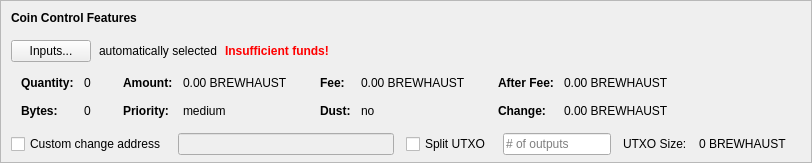
    <widget class="QFrame" name="frameCoinControl">
     <property name="sizePolicy">
      <sizepolicy hsizetype="Expanding" vsizetype="Expanding">
       <horstretch>0</horstretch>
       <verstretch>0</verstretch>
      </sizepolicy>
     </property>
     <property name="maximumSize">
      <size>
       <width>16777215</width>
       <height>16777215</height>
      </size>
     </property>
     <property name="frameShape">
      <enum>QFrame::StyledPanel</enum>
     </property>
     <property name="frameShadow">
      <enum>QFrame::Sunken</enum>
     </property>
     <layout class="QVBoxLayout" name="verticalLayoutCoinControl2">
      <property name="spacing">
       <number>0</number>
      </property>
      <property name="leftMargin">
       <number>0</number>
      </property>
      <property name="topMargin">
       <number>0</number>
      </property>
      <property name="rightMargin">
       <number>0</number>
      </property>
      <property name="bottomMargin">
       <number>6</number>
      </property>
      <item>
       <layout class="QVBoxLayout" name="verticalLayoutCoinControl" stretch="0,0,0,0,1">
        <property name="spacing">
         <number>0</number>
        </property>
        <property name="leftMargin">
         <number>10</number>
        </property>
        <property name="topMargin">
         <number>10</number>
        </property>
        <item>
         <layout class="QHBoxLayout" name="horizontalLayoutCoinControl1">
          <property name="bottomMargin">
           <number>15</number>
          </property>
          <item>
           <widget class="QLabel" name="labelCoinControlFeatures">
            <property name="sizePolicy">
             <sizepolicy hsizetype="Preferred" vsizetype="Maximum">
              <horstretch>0</horstretch>
              <verstretch>0</verstretch>
             </sizepolicy>
            </property>
            <property name="font">
             <font>
              <weight>75</weight>
              <bold>true</bold>
             </font>
            </property>
            <property name="styleSheet">
             <string notr="true">font-weight:bold;</string>
            </property>
            <property name="text">
             <string>Coin Control Features</string>
            </property>
           </widget>
          </item>
         </layout>
        </item>
        <item>
         <layout class="QHBoxLayout" name="horizontalLayoutCoinControl2" stretch="0,0,0,0">
          <property name="spacing">
           <number>8</number>
          </property>
          <property name="bottomMargin">
           <number>10</number>
          </property>
          <item>
           <widget class="QPushButton" name="pushButtonCoinControl">
            <property name="styleSheet">
             <string notr="true"/>
            </property>
            <property name="text">
             <string>Inputs...</string>
            </property>
            <property name="autoDefault">
             <bool>false</bool>
            </property>
           </widget>
          </item>
          <item>
           <widget class="QLabel" name="labelCoinControlAutomaticallySelected">
            <property name="text">
             <string>automatically selected</string>
            </property>
            <property name="margin">
             <number>5</number>
            </property>
           </widget>
          </item>
          <item>
           <widget class="QLabel" name="labelCoinControlInsuffFunds">
            <property name="font">
             <font>
              <weight>75</weight>
              <bold>true</bold>
             </font>
            </property>
            <property name="styleSheet">
             <string notr="true">color:red;font-weight:bold;</string>
            </property>
            <property name="text">
             <string>Insufficient funds!</string>
            </property>
            <property name="margin">
             <number>5</number>
            </property>
           </widget>
          </item>
          <item>
           <spacer name="horizontalSpacerCoinControl">
            <property name="orientation">
             <enum>Qt::Horizontal</enum>
            </property>
            <property name="sizeHint" stdset="0">
             <size>
              <width>40</width>
              <height>1</height>
             </size>
            </property>
           </spacer>
          </item>
         </layout>
        </item>
        <item>
         <widget class="QWidget" name="widgetCoinControl" native="true">
          <property name="sizePolicy">
           <sizepolicy hsizetype="Preferred" vsizetype="Preferred">
            <horstretch>0</horstretch>
            <verstretch>0</verstretch>
           </sizepolicy>
          </property>
          <property name="minimumSize">
           <size>
            <width>0</width>
            <height>0</height>
           </size>
          </property>
          <property name="styleSheet">
           <string notr="true"/>
          </property>
          <layout class="QHBoxLayout" name="horizontalLayoutCoinControl5">
           <property name="leftMargin">
            <number>0</number>
           </property>
           <property name="topMargin">
            <number>0</number>
           </property>
           <property name="rightMargin">
            <number>0</number>
           </property>
           <property name="bottomMargin">
            <number>0</number>
           </property>
           <item>
            <layout class="QHBoxLayout" name="horizontalLayoutCoinControl3" stretch="0,0,0,1">
             <property name="spacing">
              <number>20</number>
             </property>
             <property name="topMargin">
              <number>0</number>
             </property>
             <property name="bottomMargin">
              <number>10</number>
             </property>
             <item>
              <layout class="QFormLayout" name="formLayoutCoinControl1">
               <property name="horizontalSpacing">
                <number>10</number>
               </property>
               <property name="verticalSpacing">
                <number>14</number>
               </property>
               <property name="leftMargin">
                <number>10</number>
               </property>
               <property name="topMargin">
                <number>4</number>
               </property>
               <property name="rightMargin">
                <number>6</number>
               </property>
               <item row="0" column="0">
                <widget class="QLabel" name="labelCoinControlQuantityText">
                 <property name="font">
                  <font>
                   <weight>75</weight>
                   <bold>true</bold>
                  </font>
                 </property>
                 <property name="text">
                  <string>Quantity:</string>
                 </property>
                 <property name="margin">
                  <number>0</number>
                 </property>
                </widget>
               </item>
               <item row="0" column="1">
                <widget class="QLabel" name="labelCoinControlQuantity">
                 <property name="cursor">
                  <cursorShape>IBeamCursor</cursorShape>
                 </property>
                 <property name="contextMenuPolicy">
                  <enum>Qt::ActionsContextMenu</enum>
                 </property>
                 <property name="text">
                  <string notr="true">0</string>
                 </property>
                 <property name="margin">
                  <number>0</number>
                 </property>
                 <property name="textInteractionFlags">
                  <set>Qt::LinksAccessibleByMouse|Qt::TextSelectableByKeyboard|Qt::TextSelectableByMouse</set>
                 </property>
                </widget>
               </item>
               <item row="1" column="0">
                <widget class="QLabel" name="labelCoinControlBytesText">
                 <property name="font">
                  <font>
                   <weight>75</weight>
                   <bold>true</bold>
                  </font>
                 </property>
                 <property name="text">
                  <string>Bytes:</string>
                 </property>
                </widget>
               </item>
               <item row="1" column="1">
                <widget class="QLabel" name="labelCoinControlBytes">
                 <property name="cursor">
                  <cursorShape>IBeamCursor</cursorShape>
                 </property>
                 <property name="contextMenuPolicy">
                  <enum>Qt::ActionsContextMenu</enum>
                 </property>
                 <property name="text">
                  <string notr="true">0</string>
                 </property>
                 <property name="textInteractionFlags">
                  <set>Qt::LinksAccessibleByMouse|Qt::TextSelectableByKeyboard|Qt::TextSelectableByMouse</set>
                 </property>
                </widget>
               </item>
              </layout>
             </item>
             <item>
              <layout class="QFormLayout" name="formLayoutCoinControl2">
               <property name="horizontalSpacing">
                <number>10</number>
               </property>
               <property name="verticalSpacing">
                <number>14</number>
               </property>
               <property name="leftMargin">
                <number>6</number>
               </property>
               <property name="topMargin">
                <number>4</number>
               </property>
               <property name="rightMargin">
                <number>6</number>
               </property>
               <item row="0" column="0">
                <widget class="QLabel" name="labelCoinControlAmountText">
                 <property name="font">
                  <font>
                   <weight>75</weight>
                   <bold>true</bold>
                  </font>
                 </property>
                 <property name="text">
                  <string>Amount:</string>
                 </property>
                 <property name="margin">
                  <number>0</number>
                 </property>
                </widget>
               </item>
               <item row="0" column="1">
                <widget class="QLabel" name="labelCoinControlAmount">
                 <property name="cursor">
                  <cursorShape>IBeamCursor</cursorShape>
                 </property>
                 <property name="contextMenuPolicy">
                  <enum>Qt::ActionsContextMenu</enum>
                 </property>
                 <property name="text">
                  <string notr="true">0.00 BREWHAUST</string>
                 </property>
                 <property name="textInteractionFlags">
                  <set>Qt::LinksAccessibleByMouse|Qt::TextSelectableByKeyboard|Qt::TextSelectableByMouse</set>
                 </property>
                </widget>
               </item>
               <item row="1" column="0">
                <widget class="QLabel" name="labelCoinControlPriorityText">
                 <property name="font">
                  <font>
                   <weight>75</weight>
                   <bold>true</bold>
                  </font>
                 </property>
                 <property name="text">
                  <string>Priority:</string>
                 </property>
                </widget>
               </item>
               <item row="1" column="1">
                <widget class="QLabel" name="labelCoinControlPriority">
                 <property name="cursor">
                  <cursorShape>IBeamCursor</cursorShape>
                 </property>
                 <property name="contextMenuPolicy">
                  <enum>Qt::ActionsContextMenu</enum>
                 </property>
                 <property name="text">
                  <string>medium</string>
                 </property>
                 <property name="textInteractionFlags">
                  <set>Qt::LinksAccessibleByMouse|Qt::TextSelectableByKeyboard|Qt::TextSelectableByMouse</set>
                 </property>
                </widget>
               </item>
              </layout>
             </item>
             <item>
              <layout class="QFormLayout" name="formLayoutCoinControl3">
               <property name="horizontalSpacing">
                <number>10</number>
               </property>
               <property name="verticalSpacing">
                <number>14</number>
               </property>
               <property name="leftMargin">
                <number>6</number>
               </property>
               <property name="topMargin">
                <number>4</number>
               </property>
               <property name="rightMargin">
                <number>6</number>
               </property>
               <item row="0" column="0">
                <widget class="QLabel" name="labelCoinControlFeeText">
                 <property name="font">
                  <font>
                   <weight>75</weight>
                   <bold>true</bold>
                  </font>
                 </property>
                 <property name="text">
                  <string>Fee:</string>
                 </property>
                 <property name="margin">
                  <number>0</number>
                 </property>
                </widget>
               </item>
               <item row="0" column="1">
                <widget class="QLabel" name="labelCoinControlFee">
                 <property name="cursor">
                  <cursorShape>IBeamCursor</cursorShape>
                 </property>
                 <property name="contextMenuPolicy">
                  <enum>Qt::ActionsContextMenu</enum>
                 </property>
                 <property name="text">
                  <string notr="true">0.00 BREWHAUST</string>
                 </property>
                 <property name="textInteractionFlags">
                  <set>Qt::LinksAccessibleByMouse|Qt::TextSelectableByKeyboard|Qt::TextSelectableByMouse</set>
                 </property>
                </widget>
               </item>
               <item row="1" column="0">
                <widget class="QLabel" name="labelCoinControlLowOutputText">
                 <property name="font">
                  <font>
                   <weight>75</weight>
                   <bold>true</bold>
                  </font>
                 </property>
                 <property name="text">
                  <string>Dust:</string>
                 </property>
                </widget>
               </item>
               <item row="1" column="1">
                <widget class="QLabel" name="labelCoinControlLowOutput">
                 <property name="cursor">
                  <cursorShape>IBeamCursor</cursorShape>
                 </property>
                 <property name="contextMenuPolicy">
                  <enum>Qt::ActionsContextMenu</enum>
                 </property>
                 <property name="text">
                  <string>no</string>
                 </property>
                 <property name="textInteractionFlags">
                  <set>Qt::LinksAccessibleByMouse|Qt::TextSelectableByKeyboard|Qt::TextSelectableByMouse</set>
                 </property>
                </widget>
               </item>
              </layout>
             </item>
             <item>
              <layout class="QFormLayout" name="formLayoutCoinControl4">
               <property name="horizontalSpacing">
                <number>10</number>
               </property>
               <property name="verticalSpacing">
                <number>14</number>
               </property>
               <property name="leftMargin">
                <number>6</number>
               </property>
               <property name="topMargin">
                <number>4</number>
               </property>
               <property name="rightMargin">
                <number>6</number>
               </property>
               <item row="0" column="0">
                <widget class="QLabel" name="labelCoinControlAfterFeeText">
                 <property name="font">
                  <font>
                   <weight>75</weight>
                   <bold>true</bold>
                  </font>
                 </property>
                 <property name="text">
                  <string>After Fee:</string>
                 </property>
                 <property name="margin">
                  <number>0</number>
                 </property>
                </widget>
               </item>
               <item row="0" column="1">
                <widget class="QLabel" name="labelCoinControlAfterFee">
                 <property name="cursor">
                  <cursorShape>IBeamCursor</cursorShape>
                 </property>
                 <property name="contextMenuPolicy">
                  <enum>Qt::ActionsContextMenu</enum>
                 </property>
                 <property name="text">
                  <string notr="true">0.00 BREWHAUST</string>
                 </property>
                 <property name="textInteractionFlags">
                  <set>Qt::LinksAccessibleByMouse|Qt::TextSelectableByKeyboard|Qt::TextSelectableByMouse</set>
                 </property>
                </widget>
               </item>
               <item row="1" column="0">
                <widget class="QLabel" name="labelCoinControlChangeText">
                 <property name="font">
                  <font>
                   <weight>75</weight>
                   <bold>true</bold>
                  </font>
                 </property>
                 <property name="text">
                  <string>Change:</string>
                 </property>
                </widget>
               </item>
               <item row="1" column="1">
                <widget class="QLabel" name="labelCoinControlChange">
                 <property name="cursor">
                  <cursorShape>IBeamCursor</cursorShape>
                 </property>
                 <property name="contextMenuPolicy">
                  <enum>Qt::ActionsContextMenu</enum>
                 </property>
                 <property name="text">
                  <string notr="true">0.00 BREWHAUST</string>
                 </property>
                 <property name="textInteractionFlags">
                  <set>Qt::LinksAccessibleByMouse|Qt::TextSelectableByKeyboard|Qt::TextSelectableByMouse</set>
                 </property>
                </widget>
               </item>
              </layout>
             </item>
            </layout>
           </item>
          </layout>
         </widget>
        </item>
        <item>
         <layout class="QHBoxLayout" name="horizontalLayoutCoinControl4" stretch="0,0,0,0,0,0,0">
          <property name="spacing">
           <number>12</number>
          </property>
          <property name="sizeConstraint">
           <enum>QLayout::SetDefaultConstraint</enum>
          </property>
          <property name="topMargin">
           <number>5</number>
          </property>
          <property name="rightMargin">
           <number>5</number>
          </property>
          <item>
           <widget class="QCheckBox" name="checkBoxCoinControlChange">
            <property name="toolTip">
             <string>If this is activated, but the change address is empty or invalid, change will be sent to a newly generated address.</string>
            </property>
            <property name="text">
             <string>Custom change address</string>
            </property>
           </widget>
          </item>
          <item>
           <widget class="QValidatedLineEdit" name="lineEditCoinControlChange">
            <property name="enabled">
             <bool>false</bool>
            </property>
            <property name="sizePolicy">
             <sizepolicy hsizetype="Expanding" vsizetype="Fixed">
              <horstretch>0</horstretch>
              <verstretch>0</verstretch>
             </sizepolicy>
            </property>
           </widget>
          </item>
          <item>
           <widget class="QCheckBox" name="splitBlockCheckBox">
            <property name="text">
             <string>Split UTXO</string>
            </property>
           </widget>
          </item>
          <item>
           <widget class="QLineEdit" name="splitBlockLineEdit">
            <property name="sizePolicy">
             <sizepolicy hsizetype="Fixed" vsizetype="Fixed">
              <horstretch>50</horstretch>
              <verstretch>0</verstretch>
             </sizepolicy>
            </property>
            <property name="placeholderText">
             <string># of outputs</string>
            </property>
           </widget>
          </item>
          <item>
           <widget class="QLabel" name="labelBlockSizeText">
            <property name="text">
             <string>UTXO Size:</string>
            </property>
           </widget>
          </item>
          <item>
           <widget class="QLabel" name="labelBlockSize">
            <property name="text">
             <string>0 BREWHAUST</string>
            </property>
           </widget>
          </item>
          <item>
           <widget class="QLabel" name="labelCoinControlChangeLabel">
            <property name="sizePolicy">
             <sizepolicy hsizetype="Preferred" vsizetype="Expanding">
              <horstretch>0</horstretch>
              <verstretch>0</verstretch>
             </sizepolicy>
            </property>
            <property name="minimumSize">
             <size>
              <width>0</width>
              <height>0</height>
             </size>
            </property>
            <property name="text">
             <string/>
            </property>
            <property name="margin">
             <number>3</number>
            </property>
           </widget>
          </item>
         </layout>
        </item>
        <item>
         <spacer name="verticalSpacerCoinControl">
          <property name="orientation">
           <enum>Qt::Vertical</enum>
          </property>
          <property name="sizeHint" stdset="0">
           <size>
            <width>800</width>
            <height>1</height>
           </size>
          </property>
         </spacer>
        </item>
       </layout>
      </item>
     </layout>
    </widget>
